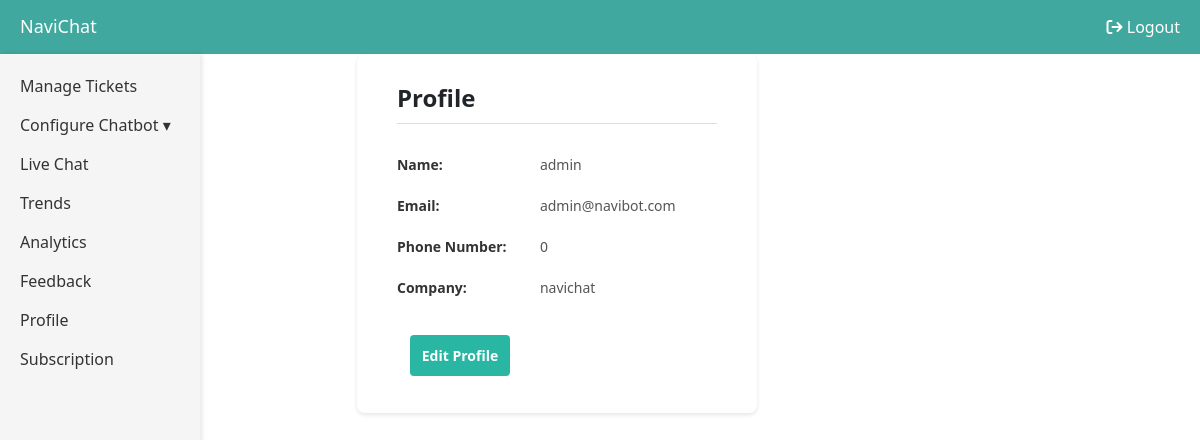
/Boundary/RegisteredUser/viewProfile.php (signed in), run on the app's committed database.
### tables this page shows
CREATE TABLE `users` (
  `email` varchar(100) NOT NULL,
  `name` varchar(100) NOT NULL,
  `password` varchar(255) NOT NULL,
  `phone` int(20) NOT NULL,
  `company` varchar(100) NOT NULL,
  `subscription` varchar(20) DEFAULT NULL,
  `startDate` date DEFAULT NULL,
  `expireDate` date DEFAULT NULL,
  `access` int(5) NOT NULL DEFAULT 0,
  PRIMARY KEY (`email`)
);

### Controller/RegisteredUsers/viewProfileController.php (called while the page is built, shortened)
<?php
class ViewProfileController
{
    private $conn;
    public function __construct($conn)
    {
        $this->conn = $conn;
    }
    public function getUserDetails()
    {
        $user_email = $_SESSION['email'];
        $sql = "SELECT name, email, company, phone FROM users WHERE email = ?";
        $stmt = $this->conn->prepare($sql);
        $stmt->bind_param("s", $user_email);
        $stmt->execute();
        $result = $stmt->get_result();
        if ($result->num_rows > 0) {
            $user = $result->fetch_assoc();
            return $user;
        } else {
            echo "<p>Unable to fetch user data.</p>";
            exit();
        }
    }
}
?>

### Boundary/RegisteredUser/viewProfile.php (the view, shortened to what this page needs)
<?php
require_once '../../Controller/RegisteredUsers/viewProfileController.php';
$getUserDetails = new viewProfileController($conn);
$user = $getUserDetails->getUserDetails();
?>
<!DOCTYPE html>
<html lang="en">
<head>
    <link rel="stylesheet" href="../../css/Profile.css">
    <link rel="stylesheet" type="text/css" href="../../css/userDashboard.css">
    <link rel="stylesheet" href="https://cdnjs.cloudflare.com/ajax/libs/font-awesome/6.7.1/css/all.min.css"
 />
    <link href="https://cdn.jsdelivr.net/npm/bootstrap@5.2.0/dist/css/bootstrap.min.css" rel="stylesheet"
>
</head>
<body>
<div class="header">
            <h1>NaviChat</h1>
            <a class="logout" href="../RegisteredUser/logoutConfirmation.php" >
                <i class="fa-solid fa-arrow-right-from-bracket"></i> Logout
            </a>
    </div>
    <div class="row">
        <div class="col-sm-2">
            <div class="sidebar">
                <ul>
                    <li><a href="#">Manage Tickets</a></li>
                    <li>
                        <a href="#">Configure Chatbot &#9662;</a>
                    </li>
                    <li><a href="#">Live Chat</a></li>
                    <li><a href="#">Trends</a></li>
                    <li><a href="#">Analytics</a></li>
                    <li><a href="feedback.php">Feedback</a></li>
                    <li><a href="viewProfile.php" >Profile</a></li>
                    <li><a href="subscription.php">Subscription</a></li>
                </ul>
            </div>
        </div>
        <div class="col-sm-9">
            <div class="row">
                <div class='col-sm-2'> </div>
                <div class='col-sm-9'>
                    <div class="profile-box">
                        <h1 class="profile-title">Profile</h1>
                        <table class="profile-table">
                            <tr>
                                <th>Name:</th>
                                <td><?php echo htmlspecialchars($user['name']); ?></td>
                            </tr>
                            <tr>
                                <th>Email:</th>
                                <td><?php echo htmlspecialchars($user['email']); ?></td>
                            </tr>
                            <tr>
                                <th>Phone Number:</th>
                                <td><?php echo htmlspecialchars($user['phone']); ?></td>
                            </tr>
                            <tr>
                                <th>Company:</th>
                                <td><?php echo htmlspecialchars($user['company']); ?></td>
                            </tr>
                        </table>
                        <div class="btn">
                        <button type="button" class="edit" onclick="window.location.href='editProfile.php'">Edit Profile</button>
                        </div>
                    </div>
                </div>
                <div class='col-sm-1'> </div>
            </div>
        </div>
    </div>
</body>
</html>

### css/Profile.css (style rules this page uses)
.profile-box { background-color: #ffffff; padding: 30px 40px; border-radius: 8px; box-shadow: 0 2px 4px rgba(0, 0, 0, 0.1); width: 100%; max-width: 400px; }
.profile-title { font-size: 24px; font-weight: bold; margin-bottom: 20px; border-bottom: 1px solid #ddd; padding-bottom: 10px; text-align: left; }
.profile-table { width: 100%; border-collapse: collapse; margin-bottom: 20px; }
.profile-table th { text-align: left; font-weight: bold; padding: 10px 0; font-size: 14px; color: #333; }
.profile-table td { text-align: left; padding: 10px 0; font-size: 14px; color: #555; }
button.save, button.cancel, button.edit { width: 100px; padding: 10px 0; font-size: 14px; font-weight: bold; border: none; border-radius: 4px; cursor: pointer; text-align: center; }
button.save, button.edit { background-color: #29b6a3; color: #ffffff; transition: background-color 0.3s ease; }

### css/userDashboard.css (style rules this page uses)
.sidebar { width: 200px; background-color: #f5f5f5; padding: 20px; height: 100vh; box-shadow: 2px 0 5px rgba(0, 0, 0, 0.1); }
.sidebar ul { list-style: none; padding: 0; margin: 0; display: inline-block; }
.sidebar li { margin-bottom: 15px; }
.sidebar li a { text-decoration: none; color: #333; font-size: 16px; display: block; }
.header { background-color: #40a89e; color: white; padding: 15px 20px; display: flex; justify-content: space-between; align-items: center; }
.header h1 { font-size: 18px; margin: 0; }
.logout { text-decoration: none; color: white; font-size: 16px; }

### data on the page
users: name "admin", email "admin@navibot.com", phone "0", company "navichat"
